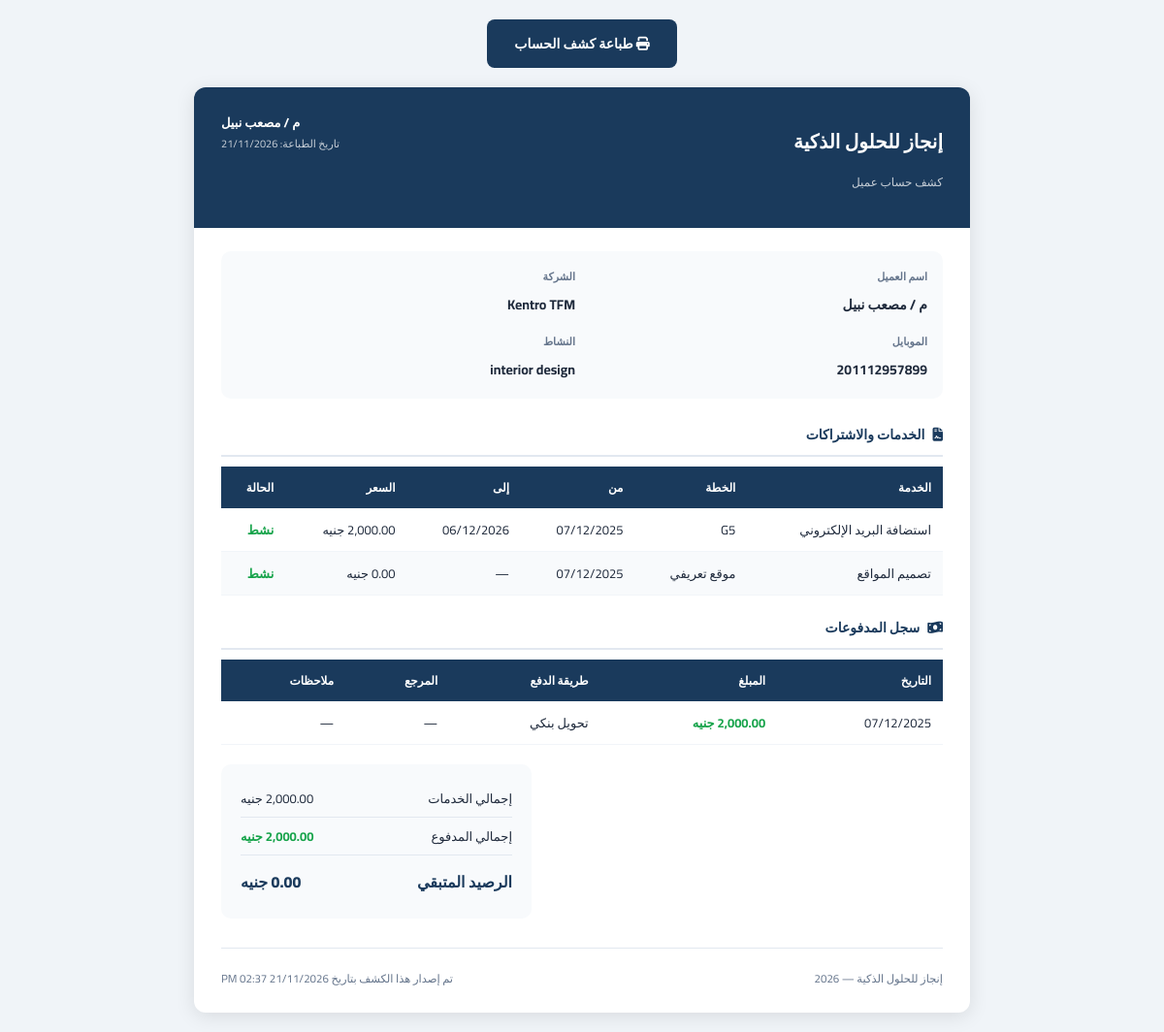
Before: /reports/client-statement.php?id=2 (signed in) with the older database file.
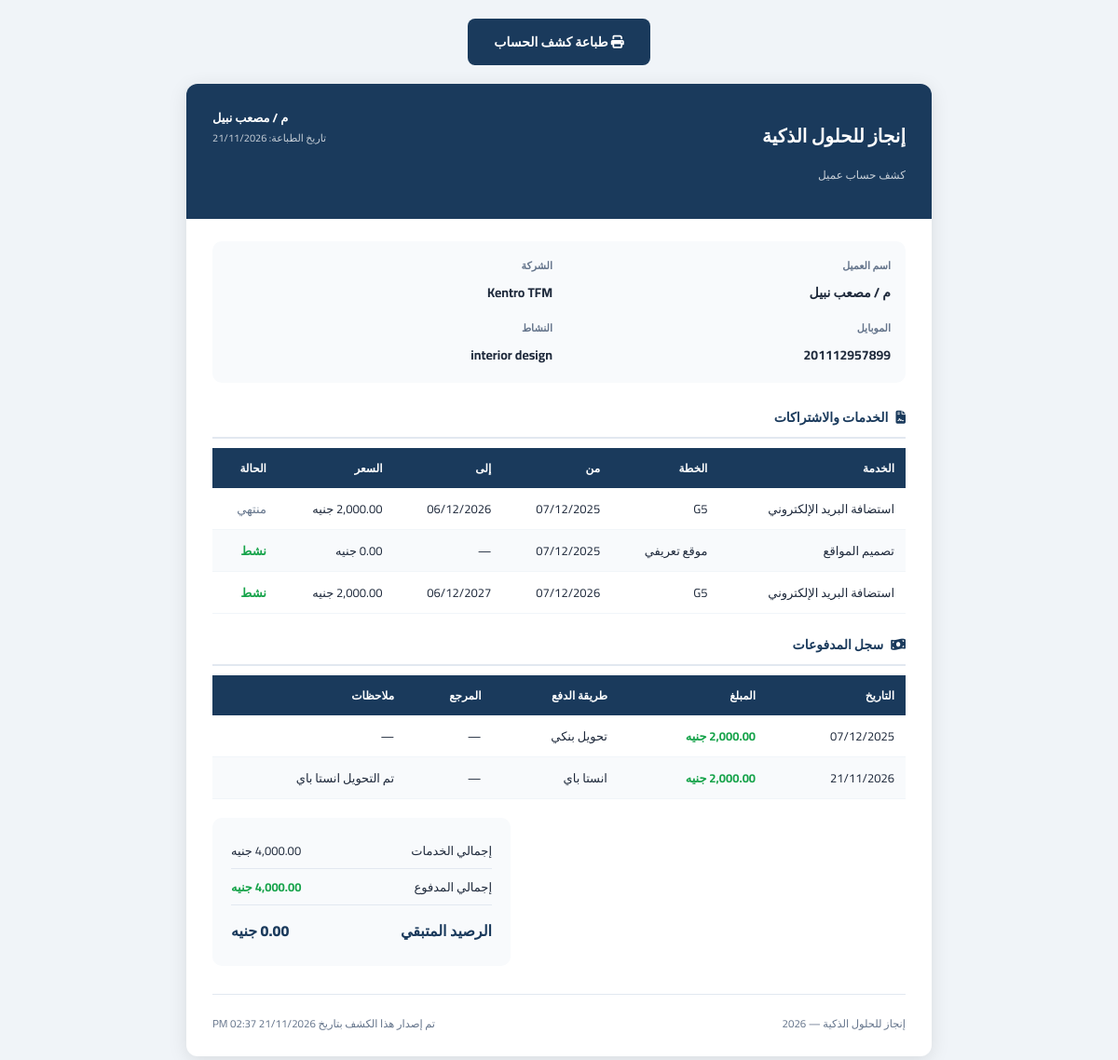
After: the same page with the newer database file.
### tables this page shows
CREATE TABLE `clients` (
  `id` int UNSIGNED NOT NULL,
  `name` varchar(200) NOT NULL COMMENT 'اسم العميل',
  `company_name` varchar(200) DEFAULT NULL COMMENT 'اسم الشركة',
  `mobile` varchar(20) NOT NULL COMMENT 'رقم الموبايل',
  `mobile_2` varchar(20) DEFAULT NULL COMMENT 'رقم موبايل إضافي',
  `activity` varchar(200) DEFAULT NULL COMMENT 'النشاط التجاري',
  `country` varchar(10) NOT NULL DEFAULT 'EG',
  `domain` varchar(255) DEFAULT NULL,
  `domain_provider` varchar(100) DEFAULT NULL,
  `username_note` varchar(200) DEFAULT NULL COMMENT 'اسم المستخدم (للإشارة)',
  `server_panel` varchar(100) NOT NULL DEFAULT 'cp.enjaz.cloud',
  `email` varchar(200) DEFAULT NULL,
  `address` text,
  `notes` text,
  `status` tinyint(1) NOT NULL DEFAULT '1' COMMENT '1=نشط, 0=موقوف',
  `created_by` int UNSIGNED DEFAULT NULL,
  `created_at` datetime NOT NULL DEFAULT CURRENT_TIMESTAMP,
  `updated_at` datetime NOT NULL DEFAULT CURRENT_TIMESTAMP ON UPDATE CURRENT_TIMESTAMP
);

CREATE TABLE `client_subscriptions` (
  `id` int UNSIGNED NOT NULL,
  `client_id` int UNSIGNED NOT NULL,
  `service_id` int UNSIGNED NOT NULL,
  `plan_name` varchar(200) DEFAULT NULL COMMENT 'اسم الخطة (مثل: أساسية، بريميوم)',
  `currency` varchar(10) NOT NULL DEFAULT 'EGP',
  `original_price` decimal(12,2) DEFAULT NULL,
  `price` decimal(10,2) NOT NULL DEFAULT '0.00' COMMENT 'سعر الاشتراك الفعلي',
  `start_date` date DEFAULT NULL,
  `end_date` date DEFAULT NULL,
  `status` enum('active','expired','cancelled','pending') NOT NULL DEFAULT 'active',
  `notes` text,
  `created_by` int UNSIGNED DEFAULT NULL,
  `created_at` datetime NOT NULL DEFAULT CURRENT_TIMESTAMP,
  `updated_at` datetime NOT NULL DEFAULT CURRENT_TIMESTAMP ON UPDATE CURRENT_TIMESTAMP
);

CREATE TABLE `services` (
  `id` int UNSIGNED NOT NULL,
  `name` varchar(200) NOT NULL COMMENT 'اسم الخدمة',
  `description` text,
  `default_price` decimal(10,2) NOT NULL DEFAULT '0.00',
  `duration_months` int NOT NULL DEFAULT '12' COMMENT 'مدة الاشتراك الافتراضية بالأشهر',
  `status` tinyint(1) NOT NULL DEFAULT '1',
  `created_by` int UNSIGNED DEFAULT NULL,
  `created_at` datetime NOT NULL DEFAULT CURRENT_TIMESTAMP,
  `sort_order` int NOT NULL DEFAULT '0'
);

CREATE TABLE `payments` (
  `id` int UNSIGNED NOT NULL,
  `client_id` int UNSIGNED NOT NULL,
  `subscription_id` int UNSIGNED DEFAULT NULL COMMENT 'مرتبط باشتراك محدد (اختياري)',
  `amount` decimal(10,2) NOT NULL,
  `payment_date` date NOT NULL,
  `payment_method` varchar(100) NOT NULL DEFAULT 'كاش',
  `reference_number` varchar(200) DEFAULT NULL COMMENT 'رقم الإيصال أو التحويل',
  `notes` text,
  `receipt_file` varchar(255) DEFAULT NULL,
  `created_by` int UNSIGNED DEFAULT NULL,
  `created_at` datetime NOT NULL DEFAULT CURRENT_TIMESTAMP
);

### config/app.php (called while the page is built, shortened)
<?php
require_once INCLUDES_PATH . '/functions.php';
function getSettings(): array {
    static $settings = null;
    if ($settings === null) {
        try {
            $db  = getDB();
            $stmt = $db->query("SELECT `key`, `value` FROM `settings`");
            $settings = [];
            while ($row = $stmt->fetch()) {
                $settings[$row['key']] = $row['value'];
            }
        } catch (Exception $e) {
            $settings = [];
        }
    }
    return $settings;
}
function getSetting(string $key, string $default = ''): string {
    $settings = getSettings();
    return $settings[$key] ?? $default;
}

### includes/functions.php (called while the page is built, shortened)
<?php
function formatMoney(float $amount, string $currency = null): string {
    if ($currency === null) {
        $currency = getSetting('currency', 'جنيه');
    }
    return number_format($amount, 2) . ' ' . $currency;
}
function formatDate(?string $date, string $format = 'd/m/Y'): string {
    if (empty($date) || $date === '0000-00-00') return '—';
    return date('d/m/Y', strtotime($date));
}
function paymentMethodLabel(string $method): string {
    $map = [
        'cash'     => 'كاش',
        'transfer' => 'تحويل بنكي',
        'check'    => 'شيك',
        'other'    => 'أخرى',
    ];
    return $map[$method] ?? $method;
}
function e(mixed $value): string {
    return htmlspecialchars((string)$value, ENT_QUOTES, 'UTF-8');
}
function getClientSummary(int $clientId): array {
    $db = getDB();
    $stmt = $db->prepare("
        SELECT COALESCE(SUM(price), 0) as total_subscriptions
        FROM client_subscriptions
        WHERE client_id = ? AND status != 'cancelled'
    ");
    $stmt->execute([$clientId]);
    $totalSubs = (float)$stmt->fetchColumn();
    $stmt = $db->prepare("
        SELECT COALESCE(SUM(amount), 0) as total_paid
        FROM payments
        WHERE client_id = ?
    ");
    $stmt->execute([$clientId]);
    $totalPaid = (float)$stmt->fetchColumn();
    return [
        'total'     => $totalSubs,
        'paid'      => $totalPaid,
        'remaining' => $totalSubs - $totalPaid,
    ];
}

### reports/client-statement.php (the view, shortened to what this page needs)
<?php
require_once dirname(__DIR__) . '/config/app.php';
$db = getDB();
$id = (int)($_GET['id'] ?? 0);
$clientStmt = $db->prepare("SELECT * FROM clients WHERE id = ?");
$clientStmt->execute([$id]);
$client = $clientStmt->fetch();
$subsStmt = $db->prepare("SELECT cs.*, s.name as service_name FROM client_subscriptions cs JOIN services s ON s.id=cs.service_id WHERE cs.client_id=? AND cs.status!='cancelled' ORDER BY cs.created_at");
$subsStmt->execute([$id]);
$subs = $subsStmt->fetchAll();
$paysStmt = $db->prepare("SELECT * FROM payments WHERE client_id=? ORDER BY payment_date");
$paysStmt->execute([$id]);
$pays = $paysStmt->fetchAll();
$summary  = getClientSummary($id);
$companyName = getSetting('company_name', APP_NAME);
?>
<!DOCTYPE html>
<html lang="ar" dir="rtl">
<head>
  <link rel="stylesheet" href="https://cdnjs.cloudflare.com/ajax/libs/font-awesome/6.5.0/css/all.min.css">
  <link rel="stylesheet" href="../assets/css/print.css">
</head>
<body>
<button class="print-btn screen-only" onclick="window.print()">
  <i class="fas fa-print"></i> طباعة كشف الحساب
</button>
<div class="statement-wrapper">
  <div class="stmt-header">
    <div>
      <h1><?= e($companyName) ?></h1>
      <p>كشف حساب عميل</p>
    </div>
    <div style="text-align:left;">
      <div style="font-size:13px;font-weight:700;"><?= e($client['name']) ?></div>
      <div style="font-size:11px;opacity:.75;">تاريخ الطباعة: <?= date('d/m/Y') ?></div>
    </div>
  </div>
  <div class="stmt-body">
    <div class="client-info-row">
      <div class="info-item"><label>اسم العميل</label><span><?= e($client['name']) ?></span></div>
      <div class="info-item"><label>الشركة</label><span><?= e($client['company_name'] ?: '—') ?></span></div>
      <div class="info-item"><label>الموبايل</label><span><?= e($client['mobile']) ?></span></div>
      <div class="info-item"><label>النشاط</label><span><?= e($client['activity'] ?: '—') ?></span></div>
    </div>
    <div class="section-title"><i class="fas fa-file-contract" style="margin-left:8px;"></i>الخدمات والاشتراكات</div>
    <?php if (empty($subs)): ?>
    <p style="color:#64748b;font-size:13px;">لا توجد خدمات مسجّلة.</p>
    <?php else: ?>
    <table>
      <thead>
        <tr><th>الخدمة</th><th>الخطة</th><th>من</th><th>إلى</th><th>السعر</th><th>الحالة</th></tr>
      </thead>
      <tbody>
        <?php foreach ($subs as $s): ?>
        <tr>
          <td><?= e($s['service_name']) ?></td>
          <td><?= e($s['plan_name'] ?: '—') ?></td>
          <td><?= formatDate($s['start_date']) ?></td>
          <td><?= formatDate($s['end_date']) ?></td>
          <td><?= formatMoney($s['price']) ?></td>
          <td><?= $s['status'] === 'active' ? '<span style="color:#16a34a;font-weight:700;">نشط</span>' : '<span style="color:#64748b;">منتهي</span>' ?></td>
        </tr>
        <?php endforeach; ?>
      </tbody>
    </table>
    <?php endif; ?>
    <div class="section-title"><i class="fas fa-money-bill-wave" style="margin-left:8px;"></i>سجل المدفوعات</div>
    <?php if (empty($pays)): ?>
    <p style="color:#64748b;font-size:13px;">لا توجد مدفوعات مسجّلة.</p>
    <?php else: ?>
    <table>
      <thead>
        <tr><th>التاريخ</th><th>المبلغ</th><th>طريقة الدفع</th><th>المرجع</th><th>ملاحظات</th></tr>
      </thead>
      <tbody>
        <?php foreach ($pays as $p): ?>
        <tr>
          <td><?= formatDate($p['payment_date']) ?></td>
          <td class="text-success"><?= formatMoney($p['amount']) ?></td>
          <td><?= paymentMethodLabel($p['payment_method']) ?></td>
          <td><?= e($p['reference_number'] ?: '—') ?></td>
          <td><?= e($p['notes'] ?: '—') ?></td>
        </tr>
        <?php endforeach; ?>
      </tbody>
    </table>
    <?php endif; ?>
    <div class="totals-box">
      <div class="totals-row">
        <span>إجمالي الخدمات</span>
        <span><?= formatMoney($summary['total']) ?></span>
      </div>
      <div class="totals-row">
        <span>إجمالي المدفوع</span>
        <span class="text-success"><?= formatMoney($summary['paid']) ?></span>
      </div>
      <div class="totals-row <?= $summary['remaining'] > 0 ? 'text-danger' : 'text-success' ?>">
        <span>الرصيد المتبقي</span>
        <span><?= formatMoney($summary['remaining']) ?></span>
      </div>
    </div>
    <div style="margin-top:30px;padding-top:20px;border-top:1px solid #e2e8f0;display:flex;justify-content:space-between;font-size:11.5px;color:#64748b;">
      <span><?= e($companyName) ?> — <?= date('Y') ?></span>
      <span>تم إصدار هذا الكشف بتاريخ <?= date('d/m/Y h:i A') ?></span>
    </div>
  </div>
</div>
</body>
</html>

### reports/client-statement.php (style rules this page uses)
body { font-family: 'Cairo',sans-serif; direction: rtl; background: #f0f4f8; color: #1e293b; }
.statement-wrapper { max-width: 800px; margin: 20px auto; background: #fff; border-radius: 12px; overflow: hidden; box-shadow: 0 4px 20px rgba(0,0,0,.1); }
.stmt-header { background: #1a3a5c; color: #fff; padding: 24px 28px; display: flex; justify-content: space-between; align-items: flex-start; }
.stmt-header h1 { font-size: 20px; font-weight: 800; margin-bottom: 4px; }
.stmt-header p { font-size: 12px; opacity: .75; }
.stmt-body { padding: 24px 28px; }
.client-info-row { display: grid; grid-template-columns: 1fr 1fr; gap: 14px; background: #f8fafc; border-radius: 10px; padding: 16px; margin-bottom: 24px; }
.info-item label { display: block; font-size: 11px; color: #64748b; font-weight: 600; margin-bottom: 3px; }
.info-item span { font-size: 14px; font-weight: 700; color: #1e293b; }
table { width: 100%; border-collapse: collapse; font-size: 13px; margin-bottom: 20px; }
th { background: #1a3a5c; color: #fff; padding: 10px 12px; text-align: right; font-size: 12px; }
td { padding: 10px 12px; border-bottom: 1px solid #f1f5f9; }
tr:nth-child(even) td { background: #f8fafc; }
.section-title { font-size: 14px; font-weight: 800; color: #1a3a5c; margin: 20px 0 10px; padding-bottom: 8px; border-bottom: 2px solid #e2e8f0; }
.totals-box { background: #f8fafc; border-radius: 10px; padding: 16px 20px; width: 280px; margin-right: auto; }
.totals-row { display: flex; justify-content: space-between; padding: 7px 0; border-bottom: 1px solid #e2e8f0; font-size: 13px; }
.totals-row:last-child { border-bottom: none; font-size: 16px; font-weight: 800; color: #1a3a5c; padding-top: 12px; }
.text-success { color: #16a34a; font-weight: 700; }
.print-btn { display: block; width: fit-content; margin: 20px auto; padding: 12px 28px; background: #1a3a5c; color: #fff; border: none; border-radius: 8px; font-family: 'Cairo',sans-serif; font-size: 14px; font-weight: 700; cursor: pointer; }

Changed rows visible on the page:
changed client_subscriptions (number 1 of 3 on the later page): status "نشط" → "منتهي"
added client_subscriptions: service.name "استضافة البريد الإلكتروني", plan_name "G5", start_date "07/12/2026", end_date "06/12/2027", price "2,000.00 جنيه", status "نشط"
added payments: payment_date "21/11/2026", amount "2,000.00 جنيه", payment_method "انستا باي", reference_number "—", notes "تم التحويل انستا باي"
Other visible differences:
formatMoney($summary['total']): "2,000.00 جنيه" → "4,000.00 جنيه"
formatMoney($summary['paid']): "2,000.00 جنيه" → "4,000.00 جنيه"
